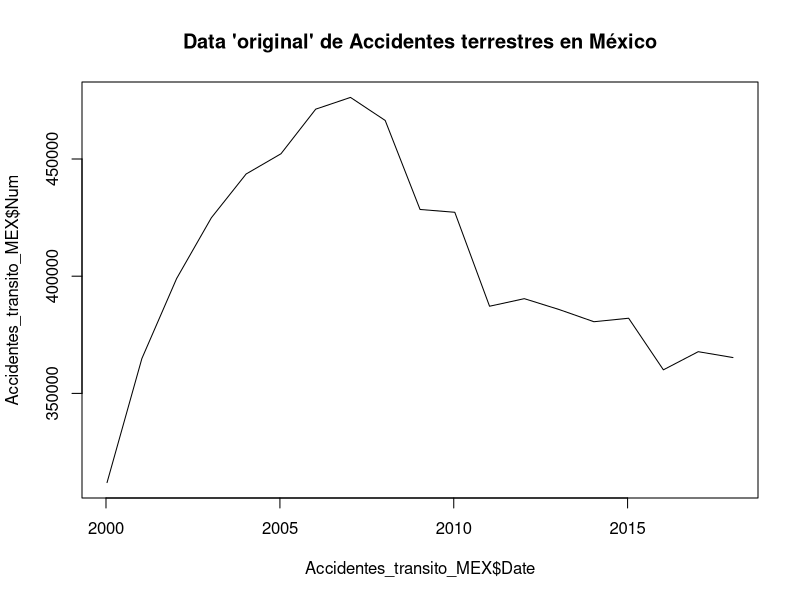
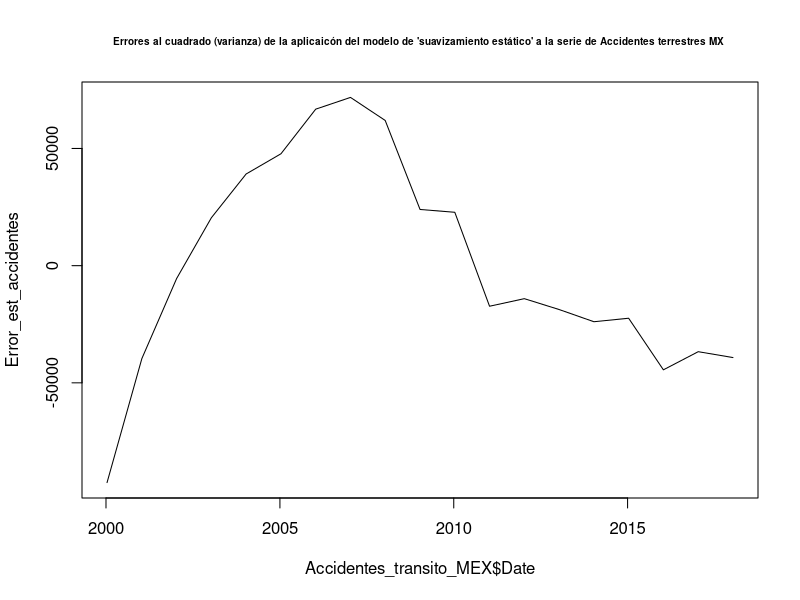
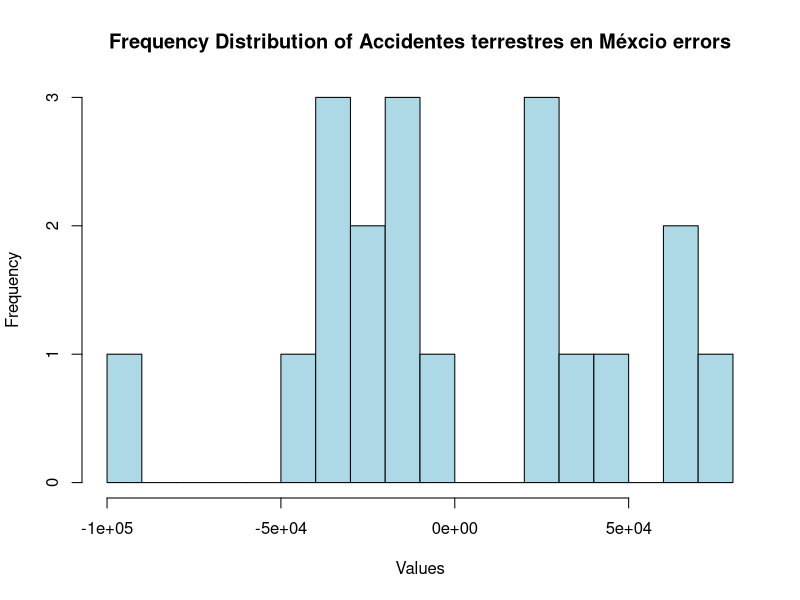
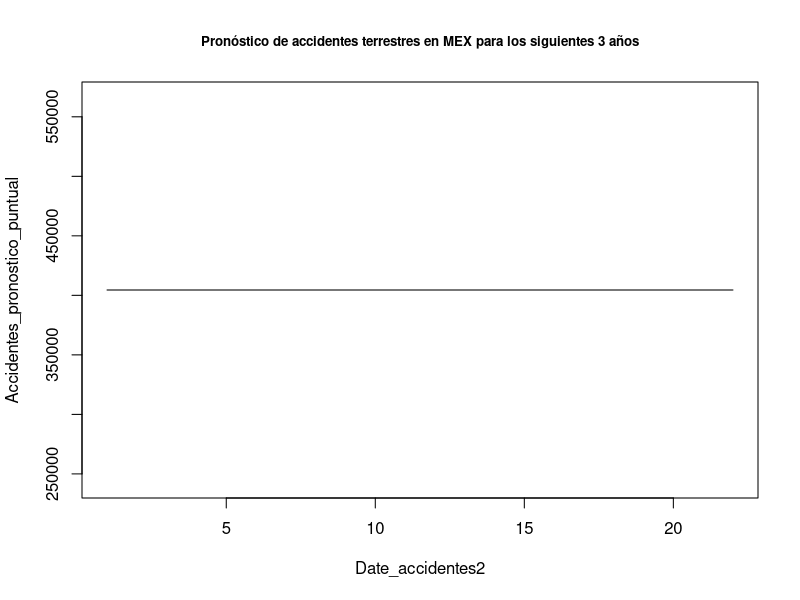
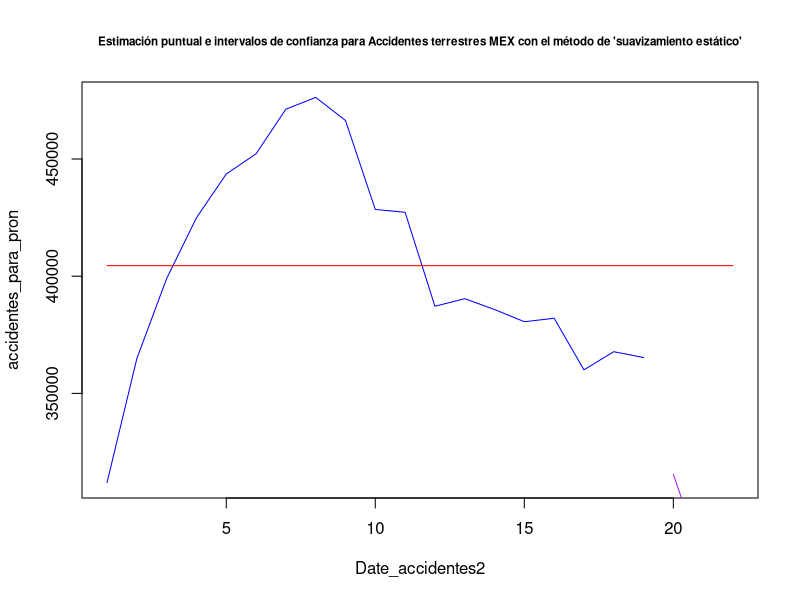

Recreate these plots in R, in order. (Note: this script raises an error after producing the figures.)
## ---- chunk 1
knitr::opts_chunk$set(echo = TRUE)
## ---- chunk 2
install.packages("readxl")

library("readxl")


Accidentes_transito_MEX <-read_excel("Accidentes_transito_pp.xlsx")
## ---- chunk 3
Accidentes_transito_MEX
summary(Accidentes_transito_MEX)
typeof(Accidentes_transito_MEX)
dim(Accidentes_transito_MEX)
## ---- chunk 4

plot(Accidentes_transito_MEX$Date, Accidentes_transito_MEX$Num, type="l", main="Data 'original' de Accidentes terrestres en México")
## ---- chunk 5
Accidentes_transito_ruido_blanco <- mean(Accidentes_transito_MEX$Num)
Accidentes_transito_ruido_blanco
## ---- chunk 6
Error_est_accidentes<-Accidentes_transito_MEX$Num-Accidentes_transito_ruido_blanco
head(Error_est_accidentes)
tail(Error_est_accidentes)

##Claculando la desviaicón estandar del error

sd_est_accidentes<-sd(Error_est_accidentes)
sd_est_accidentes

plot(Accidentes_transito_MEX$Date, Error_est_accidentes, type="l", main="Errores al cuadrado (varianza) de la aplicaicón del modelo de 'suavizamiento estático' a la serie de Accidentes terrestres MX ", cex.main=0.6)

## ---- chunk 7


mean(Error_est_accidentes)
## ---- chunk 8
## Se calcula la varianza
var(Error_est_accidentes)

## Se calcula la desviación estandar 
sd_est_accidentes
## ---- chunk 9
hist(Error_est_accidentes, breaks = 20, col = "lightblue", main = "Frequency Distribution of Accidentes terrestres en Méxcio errors", xlab = "Values", ylab = "Frequency")

## ---- chunk 10
estimacion_puntual_accidentes <- mean(Accidentes_transito_MEX$Num)
estimacion_puntual_accidentes

## ---- chunk 11
##Creamos un eje x que incluya a los 66 datos + 6 que se pronosticarán
Date_accidentes2<-c(1:22)


## Creamos el vector de datos que incluirá los  datos históricos  sin tendencia + 6 valores NA a pronosticar
accidentes_para_pron<-c(Accidentes_transito_MEX$Num, rep(NA, times=3))


head(accidentes_para_pron)
tail(accidentes_para_pron)


## Entonces el mejor pronóstico que tenemos para esta técnica es la media de la serie historica


Accidentes_pronostico_puntual <- rep(Accidentes_transito_ruido_blanco, times=22)
head(Accidentes_pronostico_puntual)
tail(Accidentes_pronostico_puntual)

plot(Date_accidentes2,Accidentes_pronostico_puntual, type="l", main = "Pronóstico de accidentes terrestres en MEX para los siguientes 3 años", cex.main=0.8)
## ---- chunk 12
tao<-c(1:3)
Lim_accidentes<-2*sd_est_accidentes*tao^.5
Lim_accidentes
## ---- chunk 13

LI_accidentes<-c(rep(NA, times=19), Accidentes_pronostico_puntual[1]-Lim_accidentes)
head(LI_accidentes)
tail(LI_accidentes)


LS_accidentes<-c(rep(NA, times=19), Accidentes_pronostico_puntual[1]+Lim_accidentes)
head(LS_accidentes)
tail(LS_accidentes)


plot(Date_accidentes2, accidentes_para_pron, type="l" ,main="Estimación puntual e intervalos de confianza para Accidentes terrestres MEX con el método de 'suavizamiento estático'",col="Blue", cex.main=0.7)

lines(Accidentes_pronostico_puntual, col="Red")
lines(LI_accidentes, col="Purple")
lines(LS_accidentes, col="Purple")
## ---- chunk 14
df_demanda_PEA_MX_pronostico<-data.frame(PEA_MEX_completa$PEA,
                                                Est_punt_PEA_ajustada, LI_PEA_ajustado, LS_PEA_ajustado)
View(df_demanda_PEA_MX_pronostico)

tail(df_demanda_PEA_MX_pronostico)
## ---- chunk 15
install.packages("readxl")

library("readxl")

PEA_MEX_completa <-read_excel("PEA_MEX_full.xlsx")
head(PEA_MEX_completa)
tail(PEA_MEX_completa)
## ---- chunk 16

##Primero formemos un vector con los valores reales 
PEA_MEX_completa_reales6 <- PEA_MEX_completa$PEA[67:72]
PEA_MEX_completa_reales6

## Despues formemos un vector con únicamente los valores pronósticados 
PEA_MEX_forecast6 <- Est_punt_PEA_ajustada[67:72]
PEA_MEX_forecast6

##Calculemos el MAPE entre estos dos vectores 

# First, calculate the absolute percentage error (APE) for each element in the vectors
APE_PEA_estatico <- abs((PEA_MEX_completa_reales6 - PEA_MEX_forecast6) / PEA_MEX_completa_reales6)

# Calculate the mean APE across all elements in the vectors
MAPE_PEA_estatico <- mean(APE_PEA_estatico) * 100

# Print the MAPE value
cat("El error tipo MAPE  para el forecast calculado con el método de 'suavizamiento estático'de la serie de PEA en MEX es:", MAPE_PEA_estatico, "%")


## ---- chunk 17
acidentes_MEX_ts <-ts(Accidentes_transito_MEX$Num, frequency =1, start =c(2000,1))
head(acidentes_MEX_ts)
tail(acidentes_MEX_ts)
## ---- chunk 18
plot(acidentes_MEX_ts, main="Accidentes MEX train data en tipo time series (Valores de  2000 a 2018)", cex.main=0.8)
## ---- chunk 19
accidentes_MEX_ts_h1 <-HoltWinters(acidentes_MEX_ts, beta=FALSE, gamma=FALSE)
accidentes_MEX_ts_h1
## ---- chunk 20
accidentes_MEX_ts_h1$alpha
## ---- chunk 21
plot(accidentes_MEX_ts_h1, main="Aplicaicón del método de Holt Winters a accidentes MEX train data")
## ---- chunk 22
# Install the forecast package
install.packages("forecast")

# Load the forecast package
library(forecast)
## ---- chunk 23
accidentes_MEX_ts_h1_fc <- forecast(accidentes_MEX_ts_h1, h=3, level=0.95)
accidentes_MEX_ts_h1_fc
## ---- chunk 24
plot(accidentes_MEX_ts_h1_fc, main="Forecast de Accidentes MX usando el Método de Holt Winters con parámetro gamma ='False'", type="l", cex.main=0.8)
## ---- chunk 25
accidentes_MEX_ts_h1$SSE
## ---- chunk 26

## Formemos un vector con únicamente los valores reales de los ultimos 6 trimestres 
PEA_completo_realest6 <- PEA_MEX_completa$PEA[67:72]
PEA_completo_realest6


## Formemos un vector con únicamente los valores pronósticados 
PEA_HW_forecast6 <- PEA_MEX_ts_h1_fc$mean
PEA_HW_forecast6



## ---- chunk 27

##Calculemos el MAPE entre estos dos vectores 

# First, calculate the absolute percentage error (APE) for each element in the vectors
APE_PEA_HW <- abs((PEA_completo_realest6 - PEA_HW_forecast6) / PEA_completo_realest6)

# Calculate the mean APE across all elements in the vectors
MAPE_PEA_HW <- mean(APE_PEA_HW) * 100

# Print the MAPE value
cat("MAPE error para el forecast calculado con el método de 'HoltWinters'es:", MAPE_PEA_HW, "%")
## ---- chunk 28
PEA_MEX_ts_h1$SSE
## ---- chunk 29
sse_PEA_hw <- ((PEA_MEX_ts_h1$SSE)/(length(PEA_MEX_ts)))^0.5
sse_PEA_hw
## ---- chunk 30
SSE_PEA_E <- sum(PEA_MX_ruido_blanco^2)
SSE_PEA_E
## ---- chunk 31
cat("MAPE error para el forecast calculado con el método de 'suavizamiento estático'es:", MAPE_PEA_estatico, "%")

  
cat("MAPE error para el forecast calculado con el método de 'HoltWinters'es:", MAPE_PEA_HW, "%")
## ---- chunk 32
LI_PEA_ajustado[67:72]
LS_PEA_ajustado[67:72]


intervalos_metodo_E<- data.frame(LI_PEA_ajustado_E =LI_PEA_ajustado[67:72], LS_PEA_ajustado_E= LS_PEA_ajustado[67:72])

intervalos_metodo_E

## ---- chunk 33
PEA_MEX_ts_h1_fc
